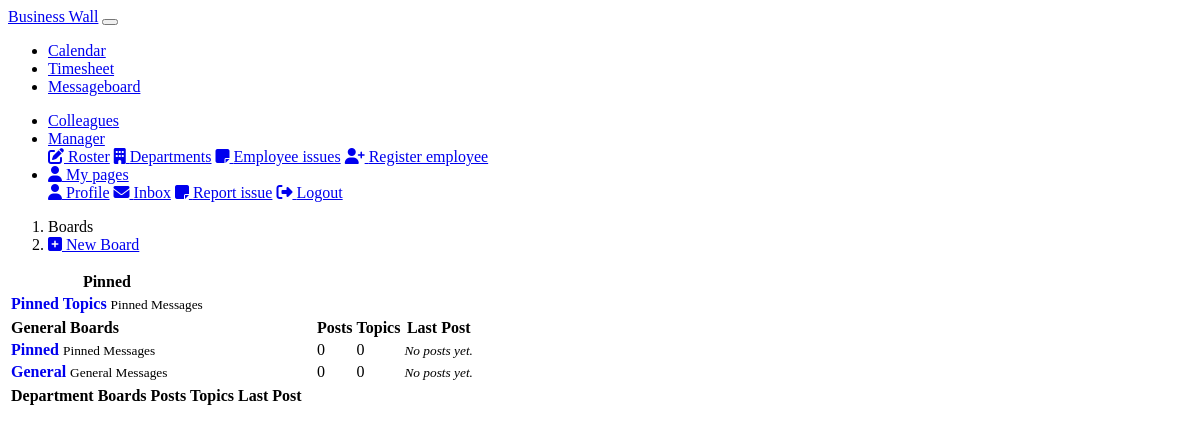
The app's page /messageboards/board/ (signed in) with its own data.
### messageboard/models.py (models this page shows, shortened)
class Board(models.Model):
    name = models.CharField(max_length=30, unique=True)
    description = models.CharField(max_length=100)
    dep = models.BooleanField(default=False)
    def get_posts_count(self):
        return Post.objects.filter(topic__board=self).count()
    def get_last_post(self):
        return Post.objects.filter(topic__board=self).order_by('-created_at').first()

### messageboard/views.py (the view)
# urls.py: path('board/', views.board_home, name='board_home'),
@login_required
def board_home(request):
    groups = request.user.groups.filter(name="supervisor")
    if len(groups) > 0:
        boardquery = Board.objects.all()
        supervisor = True
    else:
        queryset = Department.objects.exclude(users=request.user)
        boardquery = Board.objects.exclude(pk__in=[q.board.pk for q in queryset])
        supervisor = False
    context = {'boards': boardquery, 'supervisor': supervisor}
    return render(request, 'boards.html', context)

### accounts/models.py (called while the page is built)
    def is_manager(self):
        try:
            self.groups.get(name="supervisor")
        except Exception as e:
            return False
        else:
            return True

### messageboard/templates/boards.html (shortened to what this page needs)
{% extends 'base.html' %}
{% block content%}
<div class="content">
  <ol class="breadcrumb align-items-center mb-4">
    <li class="breadcrumb-item active">Boards</li>
    <li class="ml-auto">
      {% if supervisor %}
      <a href="{% url 'new_board' %}" class="btn btn-primary">
        <i class="fas fa-plus-square"></i> New Board
      </a>
      {% endif %}
    </li>
  </ol>
  <div class="wrapper">
    <table class="table shadow-none p-3 mb-5 rounded">
      <thead class="thead-light">
        <tr>
          <th>Pinned</th>
        </tr>
      </thead>
      <tbody>
        <tr>
          <td>
            <a href="{% url 'pinned_topics' %}" name="pinned" style="text-decoration: none;"><strong>Pinned
                Topics</strong></a>
            <small class="text-muted d-block">Pinned Messages</small>
          </td>
        </tr>
      </tbody>
    </table>
    <table class="table shadow-none p-3 mb-5 rounded">
      <thead class="thead-light">
        <tr>
          <th style="padding-right: 195px">General Boards</th>
          <th>Posts</th>
          <th>Topics</th>
          <th>Last Post</th>
        </tr>
      </thead>
      <tbody>
        {% for board in boards %}
        {% if not board.dep %}
        <tr>
          <td>
            <a href="{% url 'board_topics' board.pk %}"
              style="text-decoration: none;"><strong>{{ board.name }}</strong></a>
            <small class="text-muted d-block">{{ board.description }}</small>
          </td>
          <td class="align-middle">
            {{ board.get_posts_count }}
          </td>
          <td class="align-middle">
            {{ board.topics.count }}
          </td>
          <td class="align-middle">
            {% with post=board.get_last_post %}
            {% if post %}
            <small>
              <a href="{% url 'topic_posts' board.pk post.topic.pk %}">
                By {{ post.created_by.get_full_name }} at {{ post.created_at.date }}
              </a>
            </small>
            {% else %}
            <small class="text-muted">
              <em>No posts yet.</em>
            </small>
            {% endif %}
            {% endwith %}
          </td>
        </tr>
        {% endif %}
        {% endfor %}
      </tbody>
    </table>
    <table class="table shadow-none p-3 mb-5 rounded">
      <thead class="thead-light">
        <tr>
          <th>Department Boards</th>
          <th>Posts</th>
          <th>Topics</th>
          <th>Last Post</th>
        </tr>
      </thead>
    </table>
  </div>
</div>
{% endblock %}

### records on screen
Board: name "Pinned", description "Pinned Messages", get_posts_count "0", topics.count "0"
Board: name "General", description "General Messages", get_posts_count "0", topics.count "0"
